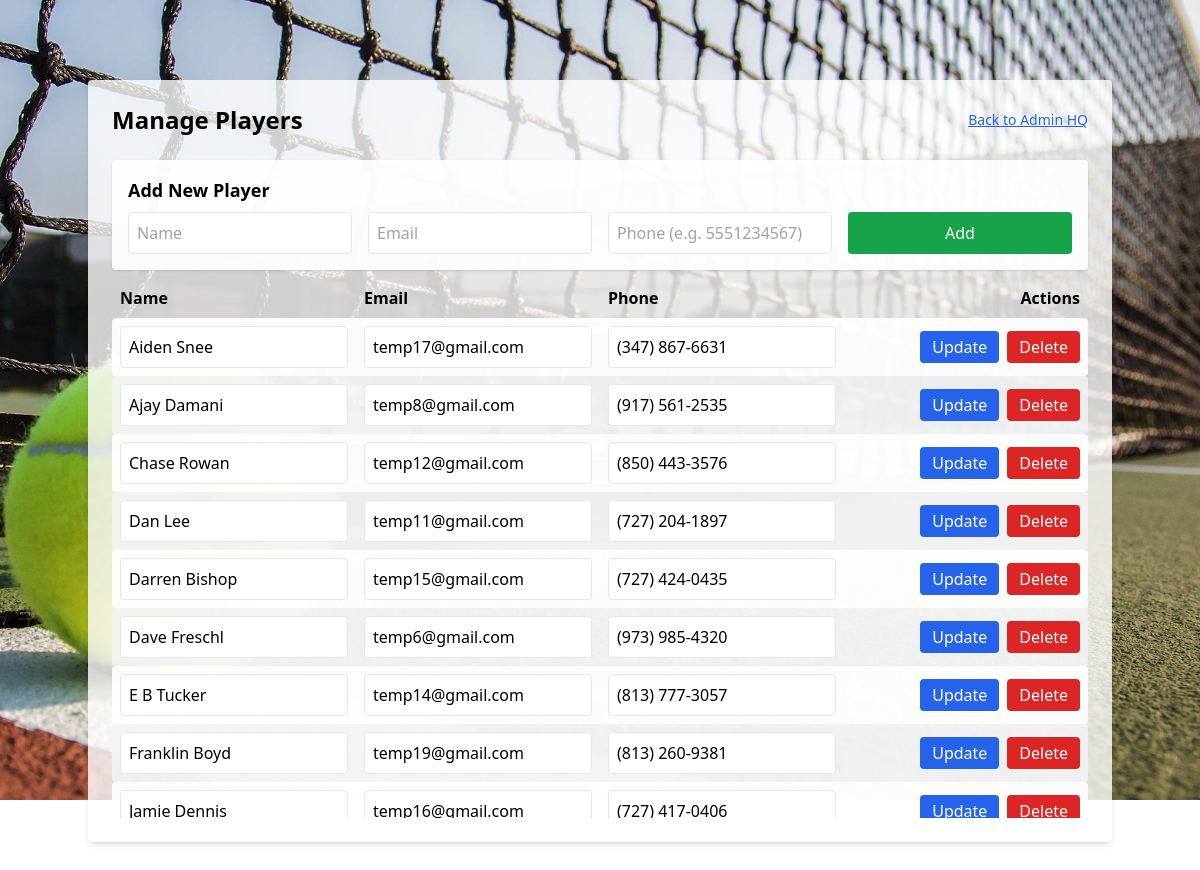
Screenshot of /manage-players (signed in) with the database file from the repository.
### models.py (models this page shows)
class Player(db.Model):
    id = db.Column(db.Integer, primary_key=True)
    name = db.Column(db.String(50), unique=True, nullable=False)
    email = db.Column(db.String(120), unique=True, nullable=False)
    phone = db.Column(db.String(20), unique=True, nullable=False)

### main.py (the view, shortened to what this page needs)
@app.route("/manage-players", methods=["GET", "POST"])
def manage_players():
    if not session.get("logged_in"):
        return redirect("/login")
    all_players = Player.query.order_by(Player.name).all()
    return render_template("manage_players.html", players=all_players)

### templates/manage_players.html (shortened to what this page needs)
<!DOCTYPE html>
<html lang="en">
<head>
  <script src="https://cdn.tailwindcss.com"></script>
</head>
<body class="min-h-screen bg-cover bg-center bg-no-repeat" style="background-image: url('/static/court.jpg');">
  <div class="max-w-5xl mx-auto mt-20 bg-white bg-opacity-80 p-6 rounded shadow-md">
    <div class="flex justify-between items-center mb-6">
      <h1 class="text-2xl font-bold">Manage Players</h1>
      <a href="/admin" class="text-sm text-blue-600 underline">Back to Admin HQ</a>
    </div>
    <form action="/manage-players" method="POST" class="bg-white bg-opacity-90 mb-4 p-4 rounded shadow space-y-2">
      <h2 class="text-lg font-semibold">Add New Player</h2>
      <div class="grid grid-cols-4 gap-4">
        <input type="text" name="name" placeholder="Name" class="p-2 border rounded" required />
        <input type="email" name="email" placeholder="Email" class="p-2 border rounded" required />
        <input type="text" name="phone" placeholder="Phone (e.g. 5551234567)" class="p-2 border rounded" required />
        <button type="submit" class="bg-green-600 text-white px-4 py-2 rounded hover:bg-green-700 w-full">
          Add
        </button>
      </div>
    </form>
    <div class="grid grid-cols-4 gap-4 font-semibold mb-2 px-2">
      <div>Name</div>
      <div>Email</div>
      <div>Phone</div>
      <div class="text-right">Actions</div>
    </div>
<div class="max-h-[500px] overflow-y-auto rounded">
  {% for player in players|sort(attribute='name', case_sensitive=False) %}
  <form action="/manage-players" method="POST"
        class="grid grid-cols-4 gap-4 items-center p-2 rounded {{ loop.index % 2 == 0 and 'bg-gray-100 bg-opacity-80' or 'bg-white bg-opacity-90' }}">
    <input type="text" name="name" value="{{ player.name }}" class="p-2 border rounded" required />
    <input type="email" name="email" value="{{ player.email }}" class="p-2 border rounded" required />
    <input type="text" name="phone" value="{{ player.phone }}" class="p-2 border rounded" required />
    <div class="flex gap-2 justify-end">
      <button type="submit" name="action" value="update" class="bg-blue-600 text-white px-3 py-1 rounded hover:bg-blue-700">
        Update
      </button>
      <button type="submit" name="action" value="delete" class="bg-red-600 text-white px-3 py-1 rounded hover:bg-red-700">
        Delete
      </button>
    </div>
  </form>
  {% endfor %}
</div>
</body>
</html>

### rows the page displays
Player: name "Aiden Snee", email "temp17@gmail.com", phone "(347) 867-6631"
Player: name "Ajay Damani", email "temp8@gmail.com", phone "(917) 561-2535"
Player: name "Chase Rowan", email "temp12@gmail.com", phone "(850) 443-3576"
Player: name "Dan Lee", email "temp11@gmail.com", phone "(727) 204-1897"
Player: name "Darren Bishop", email "temp15@gmail.com", phone "(727) 424-0435"
Player: name "Dave Freschl", email "temp6@gmail.com", phone "(973) 985-4320"
Player: name "E B Tucker", email "temp14@gmail.com", phone "(813) 777-3057"
Player: name "Franklin Boyd", email "temp19@gmail.com", phone "(813) 260-9381"
Player: name "Jamie Dennis", email "temp16@gmail.com", phone "(727) 417-0406"
